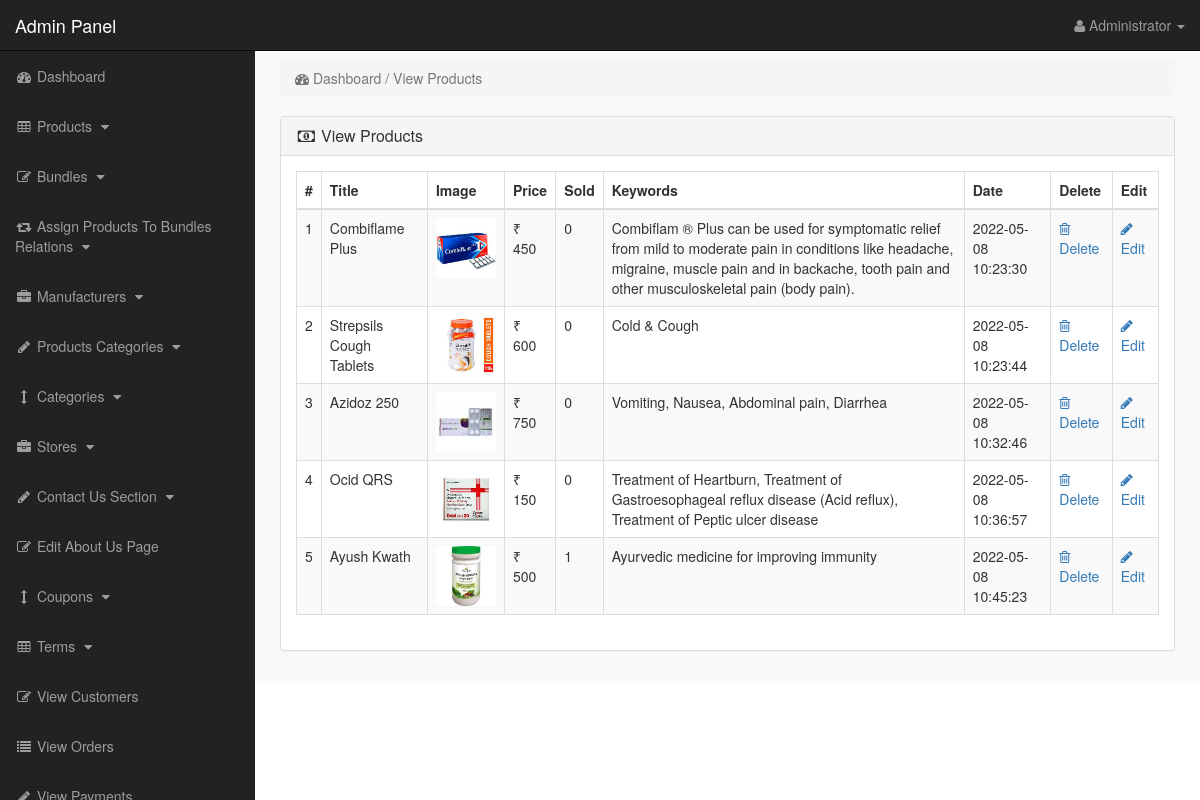
/admin_area/index.php?view_products (signed in), run on the app's committed database.
### tables this page shows
CREATE TABLE `products` (
  `product_id` int(10) NOT NULL,
  `p_cat_id` int(10) NOT NULL,
  `cat_id` int(10) NOT NULL,
  `manufacturer_id` int(10) NOT NULL,
  `date` timestamp NOT NULL DEFAULT CURRENT_TIMESTAMP ON UPDATE CURRENT_TIMESTAMP,
  `product_title` text NOT NULL,
  `product_url` text NOT NULL,
  `product_img1` text NOT NULL,
  `product_img2` text NOT NULL,
  `product_img3` text NOT NULL,
  `product_price` int(10) NOT NULL,
  `product_psp_price` int(100) NOT NULL,
  `product_desc` text NOT NULL,
  `product_features` text NOT NULL,
  `product_video` text NOT NULL,
  `product_keywords` text NOT NULL,
  `product_label` text NOT NULL,
  `status` varchar(255) NOT NULL
);

### admin_area/view_products.php (the view)
<?php
if(!isset($_SESSION['admin_email'])){
echo "<script>window.open('login.php','_self')</script>";
}
else {
?>
<div class="row">
<div class="col-lg-12" >
<ol class="breadcrumb" >
<li class="active" >
<i class="fa fa-dashboard"></i> Dashboard / View Products
</li>
</ol>
</div>
</div>
<div class="row" >
<div class="col-lg-12" >
<div class="panel panel-default" >
<div class="panel-heading" >
<h3 class="panel-title" >
<i class="fa fa-money fa-fw" ></i> View Products
</h3>
</div>
<div class="panel-body" >
<div class="table-responsive" >
<table class="table table-bordered table-hover table-striped" >
<thead>
<tr>
<th>#</th>
<th>Title</th>
<th>Image</th>
<th>Price</th>
<th>Sold</th>
<th>Keywords</th>
<th>Date</th>
<th>Delete</th>
<th>Edit</th>
</tr>
</thead>
<tbody>
<?php
$i = 0;
$get_pro = "select * from products where status='product'";
$run_pro = mysqli_query($con,$get_pro);
while($row_pro=mysqli_fetch_array($run_pro)){
$pro_id = $row_pro['product_id'];
$pro_title = $row_pro['product_title'];
$pro_image = $row_pro['product_img1'];
$pro_price = $row_pro['product_price'];
$pro_keywords = $row_pro['product_keywords'];
$pro_date = $row_pro['date'];
$i++;
?>
<tr>
<td><?php echo $i; ?></td>
<td><?php echo $pro_title; ?></td>
<td><img src="product_images/<?php echo $pro_image; ?>" width="60" height="60"></td>
<td>₹ <?php echo $pro_price; ?></td>
<td>
<?php
$get_sold = "select * from pending_orders where product_id='$pro_id'";
$run_sold = mysqli_query($con,$get_sold);
$count = mysqli_num_rows($run_sold);
echo $count;
?>
</td>
<td> <?php echo $pro_keywords; ?> </td>
<td><?php echo $pro_date; ?></td>
<td>
<a href="index.php?delete_product=<?php echo $pro_id; ?>">
<i class="fa fa-trash-o"> </i> Delete
</a>
</td>
<td>
<a href="index.php?edit_product=<?php echo $pro_id; ?>">
<i class="fa fa-pencil"> </i> Edit
</a>
</td>
</tr>
<?php } ?>
</tbody>
</table>
</div>
</div>
</div>
</div>
</div>
<?php } ?>

### admin_area/includes/sidebar.php (shortened to what this page needs)
<?php
if(!isset($_SESSION['admin_email'])){
echo "<script>window.open('login.php','_self')</script>";
}
else {
?>
<nav class="navbar navbar-inverse navbar-fixed-top" >
<div class="navbar-header" >
<a class="navbar-brand" href="index.php?dashboard" >Admin Panel</a>
</div>
<ul class="nav navbar-right top-nav" >
<li class="dropdown" >
<a href="#" class="dropdown-toggle" data-toggle="dropdown" >
<i class="fa fa-user" ></i>
<?php echo $admin_name; ?> <b class="caret" ></b>
</a>
</li>
</ul>
<div class="collapse navbar-collapse navbar-ex1-collapse">
<ul class="nav navbar-nav side-nav">
<li>
<a href="index.php?dashboard">
<i class="fa fa-fw fa-dashboard"></i> Dashboard
</a>
</li>
<li>
<a href="#" data-toggle="collapse" data-target="#products">
<i class="fa fa-fw fa-table"></i> Products
<i class="fa fa-fw fa-caret-down"></i>
</a>
</li>
<li>
<a href="#" data-toggle="collapse" data-target="#bundles">
<i class="fa fa-fw fa-edit"></i> Bundles
<i class="fa fa-fw fa-caret-down"></i>
</a>
</li>
<li>
<a href="#" data-toggle="collapse" data-target="#relations">
<i class="fa fa-fw fa-retweet"></i> Assign Products To Bundles Relations
<i class="fa fa-fw fa-caret-down"></i>
</a>
</li>
<li>
<a href="#" data-toggle="collapse" data-target="#manufacturers">
<i class="fa fa-fw fa-briefcase"></i> Manufacturers
<i class="fa fa-fw fa-caret-down"></i>
</a>
</li>
<li>
<a href="#" data-toggle="collapse" data-target="#p_cat">
<i class="fa fa-fw fa-pencil"></i> Products Categories
<i class="fa fa-fw fa-caret-down"></i>
</a>
</li>
<li>
<a href="#" data-toggle="collapse" data-target="#cat">
<i class="fa fa-fw fa-arrows-v"></i> Categories
<i class="fa fa-fw fa-caret-down"></i>
</a>
</li>
<li>
<a href="#" data-toggle="collapse" data-target="#store">
<i class="fa fa-fw fa-briefcase"></i> Stores
<i class="fa fa-fw fa-caret-down"></i>
</a>
</li>
<li>
<a href="#" data-toggle="collapse" data-target="#contact_us">
<i class="fa fa-fw fa-pencil"> </i> Contact Us Section
<i class="fa fa-fw fa-caret-down"></i>
</a>
</li>
<li>
<a href="index.php?edit_about_us">
<i class="fa fa-fw fa-edit"></i> Edit About Us Page
</a>
</li>
<li>
<a href="#" data-toggle="collapse" data-target="#coupons">
<i class="fa fa-fw fa-arrows-v"></i> Coupons
<i class="fa fa-fw fa-caret-down"></i>
</a>
</li>
<li>
<a href="#" data-toggle="collapse" data-target="#terms" >
<i class="fa fa-fw fa-table"></i> Terms
<i class="fa fa-fw fa-caret-down"></i>
</a>
</li>
<li>
<a href="index.php?view_customers">
<i class="fa fa-fw fa-edit"></i> View Customers
</a>
</li>
<li>
<a href="index.php?view_orders">
<i class="fa fa-fw fa-list"></i> View Orders
</a>
</li>
<li>
<a href="index.php?view_payments">
<i class="fa fa-fw fa-pencil"></i> View Payments
</a>
</li>
</ul>
</div>
</nav>
<?php } ?>

### admin_area/css/style.css (style rules this page uses)
body { margin-top:100px; }
@media (min-width: 768px) { body { margin-top:50px; } }
.top-nav { padding:0 15px; }
.top-nav>li { display:inline-block; float:left; }
.top-nav>li>a { padding-top:15px; padding-bottom:15px; line-height:20px; color:#999; }
@media (min-width: 768px) { .side-nav { position:fixed; top:51px; width:255px; border-radius:0; overflow-y:auto; background-color: #222; bottom:0; overflow-x:hidden; padding-bottom:40px; } }
@media (min-width: 768px) { .side-nav>li>a { width:255px; } }
.panel-body { border-radius:5px; }

### data on the page
products: product_title "Combiflame Plus", product_img1 (picture), product_price "450", count "0", product_keywords "Combiflam ® Plus can be used for symptomatic relief from mild to moderate pain in conditions like headache, migraine, muscle pain and in backache, tooth pain and other musculoskeletal pain (body pain).", date "2022-05-08 10:23:30"
products: product_title "Strepsils Cough Tablets", product_img1 (picture), product_price "600", count "0", product_keywords "Cold & Cough", date "2022-05-08 10:23:44"
products: product_title "Azidoz 250", product_img1 (picture), product_price "750", count "0", product_keywords "Vomiting, Nausea, Abdominal pain, Diarrhea", date "2022-05-08 10:32:46"
products: product_title "Ocid QRS", product_img1 (picture), product_price "150", count "0", product_keywords "Treatment of Heartburn, Treatment of Gastroesophageal reflux disease (Acid reflux), Treatment of Peptic ulcer disease", date "2022-05-08 10:36:57"
products: product_title "Ayush Kwath", product_img1 (picture), product_price "500", count "1", product_keywords "Ayurvedic medicine for improving immunity", date "2022-05-08 10:45:23"

### other printed values
$admin_name "Administrator"
